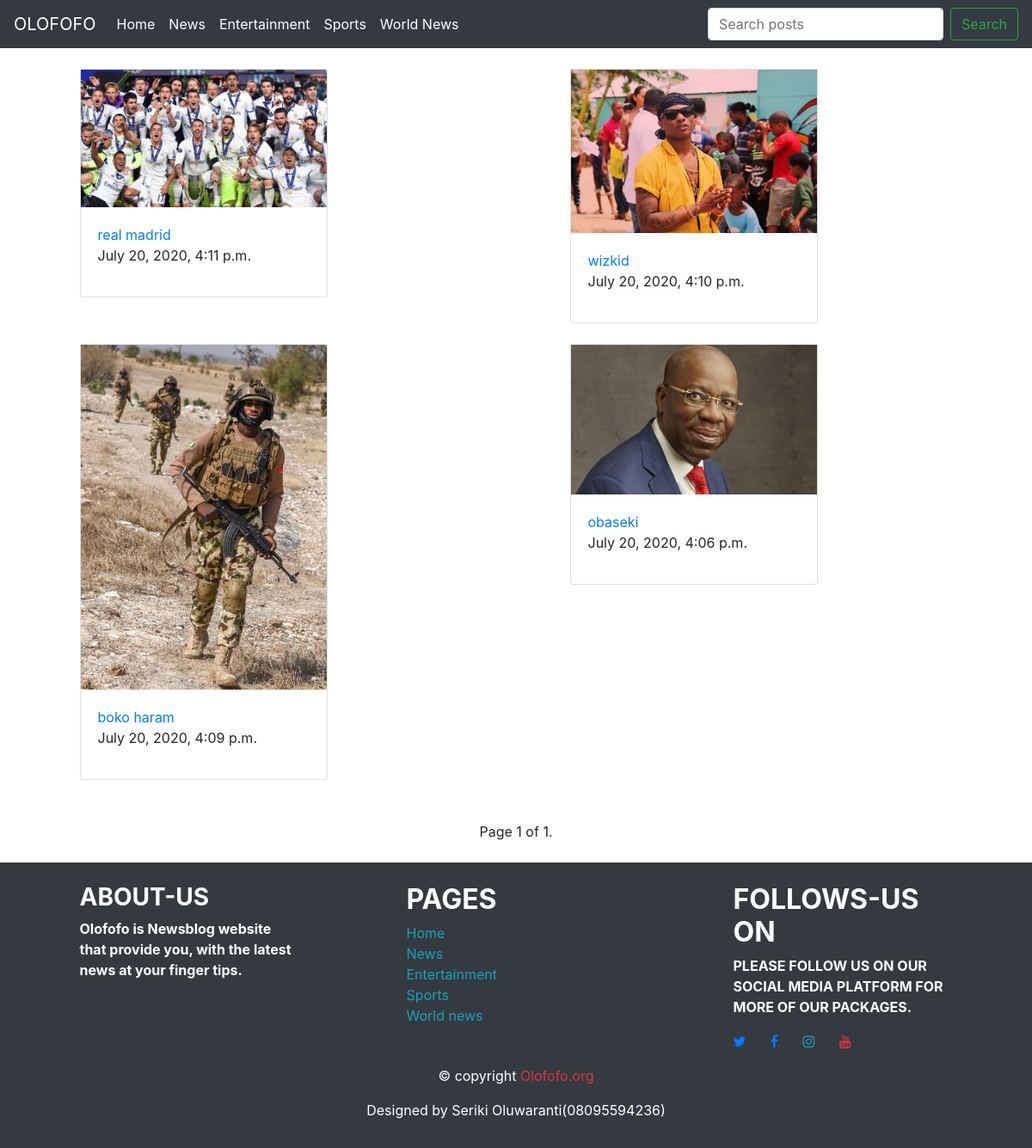
The app's page /Olofofo/ with its own data.
### Olofofo/models.py (models this page shows, shortened)
class Post(models.Model):
    title = models.CharField(max_length=300)
    content = models.TextField()
    slug = models.SlugField(max_length=200, unique=True)
    author = models.IntegerField(choices=AUTHOR, default=0)
    updated_on = models.DateTimeField(auto_now=True)
    created_on = models.DateTimeField(auto_now_add=True)
    status = models.IntegerField(choices=STATUS, default=0)
    image = models.ImageField(upload_to='images/', blank=True)
    image1 = models.ImageField(upload_to='images/', blank=True)
    image2 = models.ImageField(upload_to='images/', blank=True)
    category = models.IntegerField(choices=CATEGORY, default=0)
    class Meta:
        ordering = ['-created_on']
    def get_absolute_url(self):
        return f"/Olofofo/{self.slug}"

### Olofofo/views.py (the view)
# urls.py: path('', views.index_list, name='index'),
def index_list(request):
    a_list = Post.objects.filter(status=1).order_by('-created_on')
    query = request.GET.get("q")
    if query:
        a_list = a_list.filter(
            Q(title__icontains=query) |
            Q(content__icontains=query)
        ).distinct()
    paginator = Paginator(a_list, 4)
    page = request.GET.get('page')
    try:
        a = paginator.page(page)
    except PageNotAnInteger:
        a = paginator.page(1)
    except EmptyPage:
        a = paginator.page(paginator.num_pages)
    return render(request, 'home.html', {'a_list': a})

### Olofofo/templates/home.html (shortened to what this page needs)
{% extends 'base.html'%}
{% block content %}
<div class="row">
    {% for item in a_list %}
    <div class="col-sm-2 col-md-5 mr-auto ml-auto">
        <div class="card" style="width: 18rem;">
            {% if item.image %}
            <img src="{{ item.image.url }}" class="img-fluid" alt="...">
            {% endif %}
            <div class="card-body">
                <a href="{{ item.get_absolute_url }}" class="card-title text-center">{{ item.title}}</a>
                <p>
                    {{item.updated_on}}
                </p>
            </div>
        </div>
        <br>
    </div>
    {% endfor %}
</div>
<br>
<nav aria-label="Page navigation example">
    <div class="pagination justify-content-center">
        <div class="pagination">
    <span class="step-links">
        <span class="current">
            Page {{ a_list.number }} of {{ a_list.paginator.num_pages }}.
        </span>
    </span>
        </div>
    </div>
</nav>
{% endblock %}

### templates/base.html (shortened to what this page needs)
<html lang="en">
<head>
    <link rel="stylesheet"
          href="https://cdnjs.cloudflare.com/ajax/libs/font-awesome/4.7.0/css/font-awesome.min.css">
    <link href="https://stackpath.bootstrapcdn.com/bootstrap/4.5.0/css/bootstrap.min.css"
 rel="stylesheet">
</head>
<body>
{% include 'nav.html' %}
<br>
<div class="container">
    {% block content %}
    {% endblock %}
</div>
<br>
{% include 'footer.html' %}
</body>
</html>

### templates/nav.html (shortened to what this page needs)
<nav class="navbar navbar-expand-lg navbar-light bg-dark">
    <a class="navbar-brand text-white" href="{% url 'index' %}">OLOFOFO</a>
    <div class="collapse navbar-collapse" id="navbarNavAltMarkup">
        <div class="navbar-nav">
            <a class="nav-item nav-link active text-white" href="{% url 'index' %}">Home </a>
            <a class="nav-item nav-link text-white" href="{% url 'news' %}">News</a>
            <a class="nav-item nav-link text-white" href="{% url 'entertainment' %}">Entertainment</a>
            <a class="nav-item nav-link text-white" href="{% url 'sports' %}">Sports</a>
            <a class="nav-item nav-link text-white" href="{% url 'world_news' %}">World News</a>
        </div>
    </div>
    <form method="GET" action="" class="form-inline my-2 my-lg-0">
        <input class="form-control mr-sm-2" type="text" placeholder="Search posts" value="{{ request.GET.q}}"
               aria-label="Search" name="q"/>
        <button class="btn btn-outline-success my-2 my-sm-0" type="submit">Search</button>
    </form>
</nav>

### templates/footer.html
<footer class="page-footer bg-light">
    <div class="bg-dark">
        <div class="container">
            <div class="row">
                <div class="col-md-3 col-sm-6 col-xs-12 mr-auto ml-auto segment-one">
                    <br>
                    <h3 class="text-uppercase font-weight-bold text-white"> About-Us </h3>
                    <p class="mt-2 font-weight-bold text-white">Olofofo is Newsblog website that provide you, with
                        the latest news at your finger tips.</p>
                </div>
                <div class="col-md-3 col-sm-6 col-xs-12 mr-auto ml-auto segment-two">
                    <br>
                    <h2 class="text-uppercase font-weight-bold text-white"> pages </h2>
                    <ul class="list-unstyled text-Secondary">
                        <li><a href="{% url 'index' %}" class="text-info">Home</a></li>
                        <li><a href="{% url 'news' %}" class="text-info">News</a></li>
                        <li><a href="{% url 'entertainment' %}" class="text-info">Entertainment</a></li>
                        <li><a href="{% url 'sports' %}" class="text-info">Sports</a></li>
                        <li><a href="{% url 'world_news' %}" class="text-info">World news</a></li>
                    </ul>
                </div>
                <div class="col-md-3 col-sm-6 col-xs-12 mr-auto ml-auto segment-three">
                    <br>
                    <h2 class="text-uppercase font-weight-bold text-white"> Follows-Us On</h2>
                    <p class="text-uppercase font-weight-bold text-white"> Please follow us on our social media
                        platform for more of our packages.</p>
                    <a class="btn-floating btn-lg-btn-tw" type="button" role="button"
                       href="https://www.twitter.com/Olofofo11546038"><i
                            class="fa fa-twitter text-Primary mr-4"></i> </a>
                    <a class="btn-floating btn-lg-btn-tw" type="button" role="button" href="https://www.facebook.com/Olofofo-106349171163648/"><i
                            class="fa fa-facebook text-Primary mr-4"></i> </a>
                    <a class="btn-floating btn-lg-btn-tw" type="button" role="button"
                       href="https://www.instagram.com/olof_ofo"><i class="fa fa-instagram text-info mr-4"></i> </a>
                    <a class="btn-floating btn-lg-btn-tw" type="button" role="button"
                       href="https://www.youtube.com/channel/UCpjgnig42jnS8UavRmgKN4g"><i class="fa fa-youtube text-Danger mr-4"></i> </a>
                </div>
            </div>
        </div>
        <div class="footer-copyright text-center py-3 text-white">
            <p>&copy; copyright
                <a href="{% url 'index' %}" class="text-Danger"> Olofofo.org</a>
            </p>
            <p>Designed by Seriki Oluwaranti(08095594236) </p>
        </div>
    </div>
</footer>

### records on screen
Post: image (picture), title "real madrid", updated_on "July 20, 2020, 4:11 p.m."
Post: image (picture), title "wizkid", updated_on "July 20, 2020, 4:10 p.m."
Post: image (picture), title "boko haram", updated_on "July 20, 2020, 4:09 p.m."
Post: image (picture), title "obaseki", updated_on "July 20, 2020, 4:06 p.m."

### other values on screen
{{ a_list.number }} "1"
{{ a_list.paginator.num_pages }} "1"
